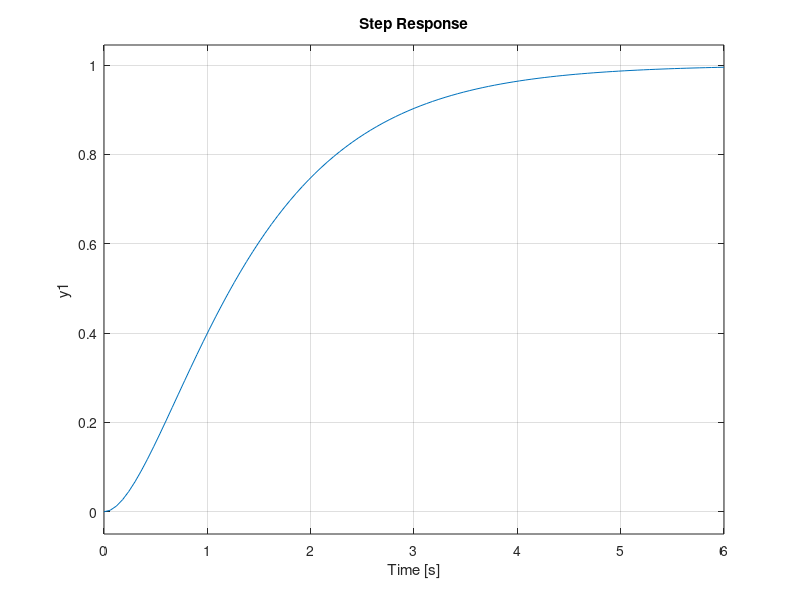

The MATLAB script that drew this image: (Note: this script raises an error after producing the figure.)
%%limpiar espacio de trabajo
clear 
clc
%% definicion del espacio de estados
%definicion de las constantes
b=6
k=3
m=2
xb=1
%definicion de matrices
A=[0, 1; 
  -((xb^2/abs(xb))+k)/m, -b/m]
B=[0;1/m]
C=[1,0]
D=[0]

%% determinar y graficar funcion de transferencia
[n,d] = ss2tf(A,B,C,D)
ft=tf(n,d)
step(4*ft)
info = stepinfo(ft,'SettlingTimeThreshold',0.02)
tsp=info.SettlingTime
%% definicion de las caracteristicas del controlador
zd=1.3; %zita deseado de la planta 
zdo=1
tsd=0.95*tsp;
tsdo=(1/5)*tsd;
%%ecuentra el wn
if zd<=1 %sub y criticamente
wnd=4/(3*tsd) 
wndo=4/(3*tsdo) %ya que el zita es usualmente 1
end
if zd>1 %sobre
wnd=4/(tsd*(zd-sqrt(zd-1)))    
end
%%ecuentra el wndo
if zdo<=1 %sub y criticamente
wndo=4/(3*tsdo) %ya que el zita es usualmente 1
end
if zdo>1 %sobre
wndo=4/(tsd*(zdo-sqrt(zdo-1)))    
end
%% matriz de observabilidad del sistema
%determinar si es observable y controlable
M=matM(A)
S=matS(A,B)
T=S*M
dT=det(T)
V=matV(A,C)
Q=inv(M*V)
dQ=det(Q)
disp('=====empaquetar=======')
if dT ~= 0
disp('====Matriz de controlabilidad========')
[Ac,Bc,Cc,Tc,kc] = ctrbf(A,B,C)
%empaquetar
[Aec,Bec]=empesc(Ac,Bc,Cc)
[Arc,Brc]=empram(Ac,Bc,Cc)
[Apc,Bpc]=emppar(Ac,Bc,Cc)
end
if dQ ~= 0
disp('=====Matriz de observabilidad=======')
[Ao,Bo,Co,To,ko] = obsvf(A,B,C)
%empaquetar
[Aeo,Beo]=empesc(Ao,Bo,Co)
[Aro,Bro]=empram(Ao,Bo,Co)
[Apo,Bpo]=emppar(Ao,Bo,Co)
end
%% hallar las constantes
%%por si no quiero llevarlo a ningun sub espacio vectorial
[Ae,Be]=empesc(A,B,C)
[Ar,Br]=empram(A,B,C)
[Ap,Bp]=emppar(A,B,C)

%% controlador
S=matS(Ap,Bp)
pold=vecPD(Ap,zd,wnd) 
polc=vecPC(Ap)
%ackerman
phiA=phiA(Ap,pold)
Kacker=[zeros(1,length(Ap)-1),1]*inv(S)*phiA
Kacker=double(Kacker)
%segundo metodo 
vk=delK(Ap,pold,polc) 
T=S*matM(Ap)
ksm=vk*inv(T)

%% observador
V=matV(A,C)
polc=vecPC(A)
pold=vecPD(A,zdo,wndo)
%segundo metodo
polc=vecPC(A) 
vk=delKo(A,pold,polc) 
Q=inv(matM(A)*V)
ksmob=Q*vk 
%ackerman
phiA=phiA(A,pold)
Kackob=phiA*inv(V)*[zeros(length(A)-1,1);1]
